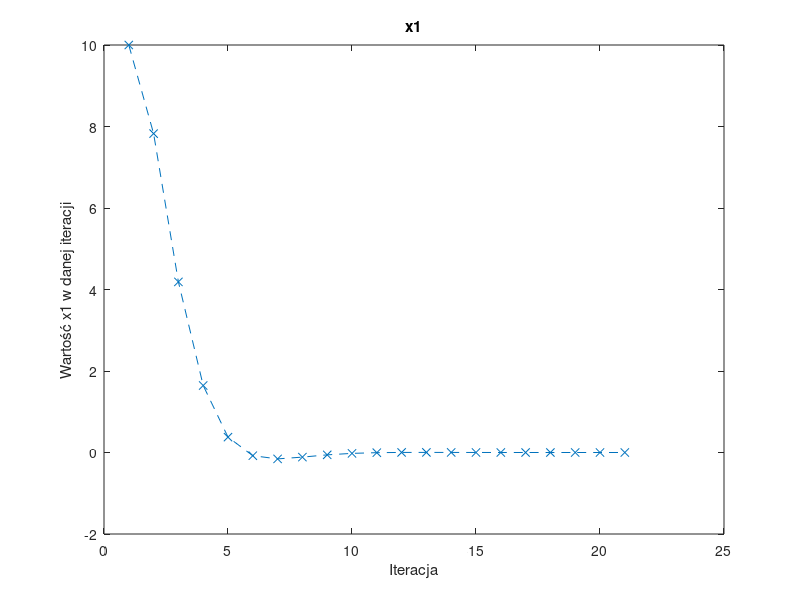
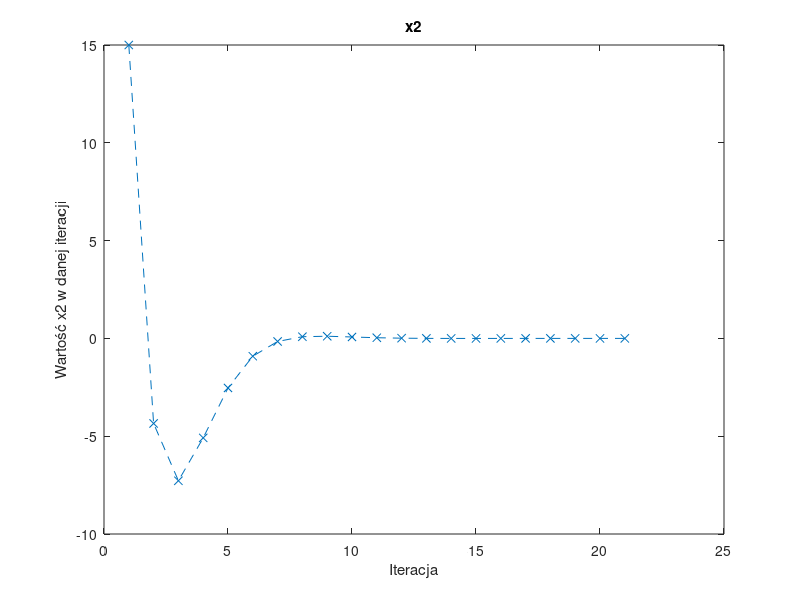
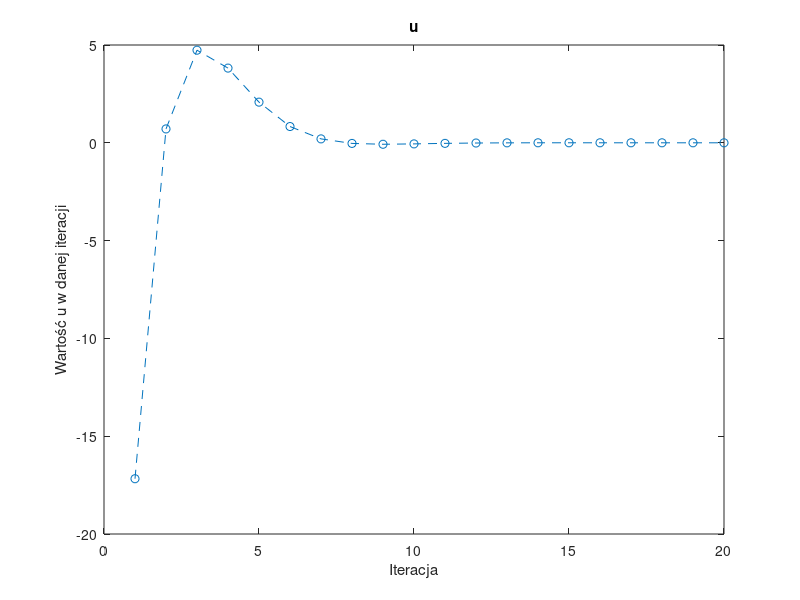
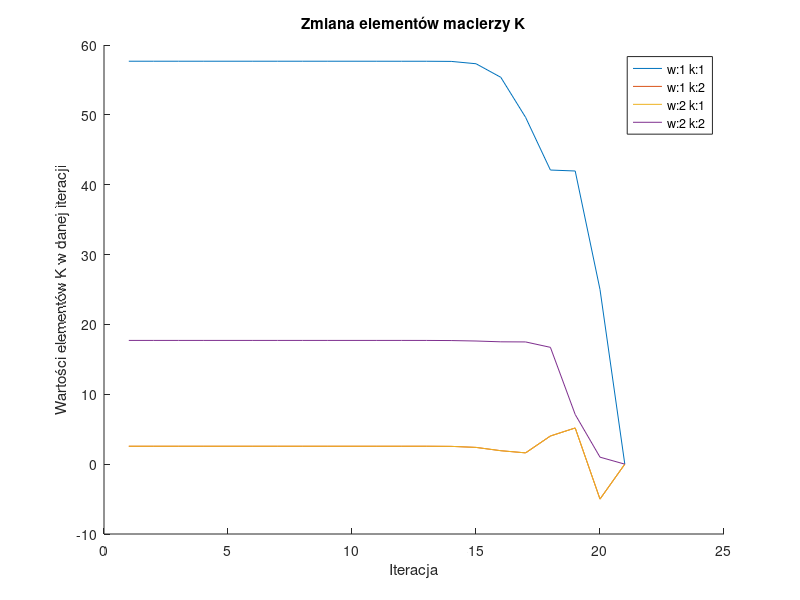

These charts were generated, in order, by the following MATLAB code:
clear all

J = @(x,u)sum((-5*x(1) + x(2))^2 + 19*u^2);

A = [1,1;
     0,2];
B = [1;
     2];

C = [B A*B];
sterowalnosc = 2==rank(C);
R = 19;
F = [0,0;
     0,0];
Q = [25,-5;  
     -5,1];
N = 20;
x0 = [10;
      15];
x = zeros(2,N+1);
u = zeros(1,N);
x(:,1) = x0;


K(:,:,N+1) = F;


for i=N:-1:1 
    K(:,:,i) = A'*(K(:,:,i+1) - K(:,:,i+1)*B*((R+B'*K(:,:,i+1)*B)^(-1))*B'*K(:,:,i+1))*A + Q;
end

for i=1:N
    S = -(R+B'*K(:,:,i+1)*B)^(-1)*B'*K(:,:,i+1)*A;

    u(i) = S*x(:,i);
    x(:,i+1) = A*x(:,i) + B*u(i);
end

J0 = (1/2)*x0'*K(:,:,1)*x0;

figure
plot(x(1,:),'x','LineStyle','--')
xlabel('Iteracja')
ylabel('Wartość x1 w danej iteracji')
title('x1')

figure
plot(x(2,:),'x','LineStyle','--')
xlabel('Iteracja')
ylabel('Wartość x2 w danej iteracji')
title('x2')

figure
plot(u,'o','LineStyle','--')
xlabel('Iteracja')
ylabel('Wartość u w danej iteracji')
title('u')

figure
hold on
for i=1:2
    for j=1:2
        Kpom = K(i,j,:);
        Kpom = Kpom(:);
        plot(Kpom)
    end
end
xlabel('Iteracja')
ylabel('Wartości elementów K w danej iteracji')
title('Zmiana elementów macierzy K')
legend('w:1 k:1', 'w:1 k:2', 'w:2 k:1', 'w:2 k:2');
hold off